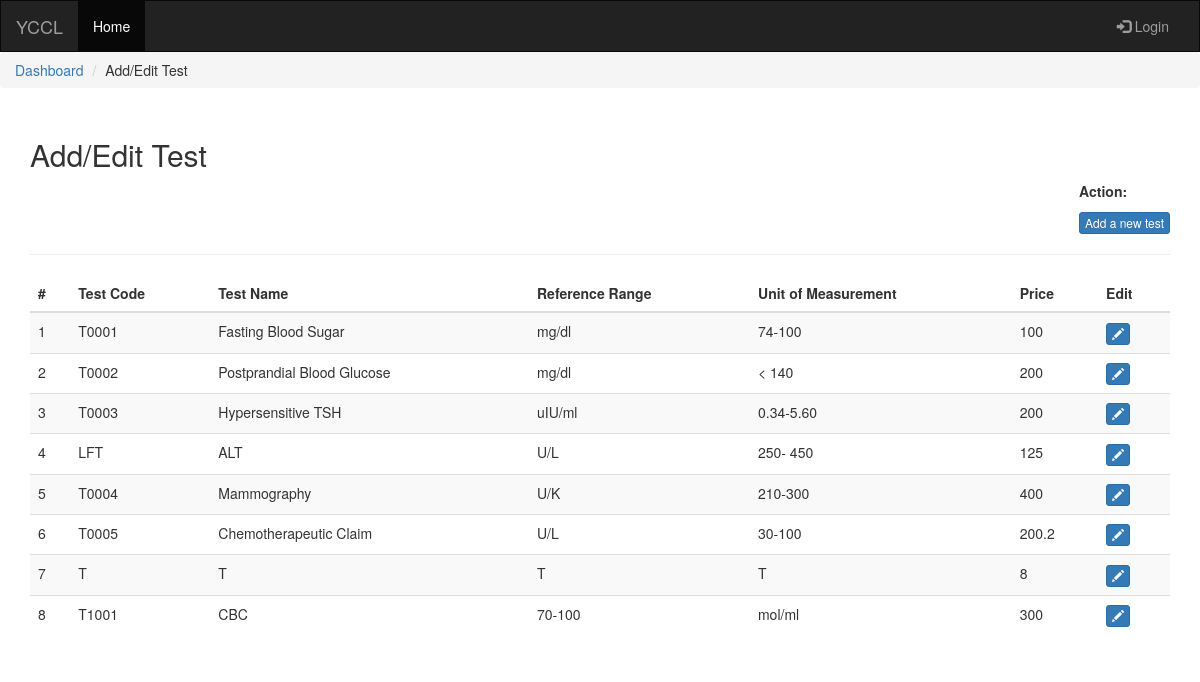
The app's page /list-test.php with its own data.
### tables this page shows
CREATE TABLE IF NOT EXISTS `test_details` (
  `test_id` int(11) NOT NULL AUTO_INCREMENT,
  `test_code` varchar(50) DEFAULT NULL,
  `test_name` varchar(500) DEFAULT NULL,
  `test_price` double DEFAULT NULL,
  `test_referencerange` varchar(50) DEFAULT NULL,
  `test_unit` varchar(50) DEFAULT NULL,
  `test_createdDate` timestamp NULL DEFAULT CURRENT_TIMESTAMP,
  `status` varchar(1) DEFAULT NULL,
  PRIMARY KEY (`test_id`)
);

### list-test.php (the view, shortened to what this page needs)
<!DOCTYPE html>
<html>
<?php include 'views/partials/header.php'?>
<body>
	<?php include 'views/partials/navbar.php'?>
	<ul class="breadcrumb">
		<li><a href="admin-dashboard.php">Dashboard</a></li>
		<li>Add/Edit Test</li>
	</ul>
	<div class="container yccl-mt-3">
		<h2>Add/Edit Test</h2>
		<div class="text-right">
			<div class="yccl-display-inlineblock text-left">
				<p class="yccl-mb-0"><strong>Action:</strong></p>
				<button class="btn btn-xs btn-primary" data-toggle="modal" data-target="#modalCreateForm">Add a new test</button>
			</div>
		</div><hr>
		<div class="table-responsive">
			<table class="table table-striped" id="tblPackages">
				<thead>
					<tr>
						<th>#</th>
						<th>Test Code</th>
						<th>Test Name</th>
						<th>Reference Range</th>
						<th>Unit of Measurement</th>
						<th>Price</th>
						<th>Edit</th>
					</tr>
				</thead>
				<tbody>
					<?php
						$i=0;
						$con = mysqli_connect("localhost","root","","yccl");
						$result = mysqli_query($con,"SELECT * FROM test_details");
						while($row = mysqli_fetch_array($result))
						{
							$i++;
							echo "<tr>";
							echo "<td>" . $i . "</td>";
							echo "<td>" . $row['test_code'] . "</td>";
							echo "<td>" . $row['test_name'] . "</td>";
							echo "<td>" . $row['test_referencerange'] . "</td>";
							echo "<td>" . $row['test_unit'] . "</td>";
							echo "<td>" . $row['test_price'] . "</td>";
							echo "
								<td>
									<button data-testcode='".$row['test_code']."' data-testname='".$row['test_name']."' data-testreferencerange='".$row['test_referencerange']."' data-testunit='".$row['test_unit']."' data-testprice='".$row['test_price']."' class='btn btn-xs btn-primary' id='editModalPackage'><span class='glyphicon glyphicon-pencil'></span></button>
								</td>
							";
							echo "</tr>";
						}
					?>
				</tbody>
			</table>
		</div>
	</div>
</body>
</html>

### assets/css/style.css (style rules this page uses)
.yccl-display-inlineblock { display: inline-block; }
.yccl-mt-3 { margin-top: 30px }

### records on screen
test_details: test_code "T0001", test_name "Fasting Blood Sugar", test_referencerange "mg/dl", test_unit "74-100", test_price "100"
test_details: test_code "T0002", test_name "Postprandial Blood Glucose", test_referencerange "mg/dl", test_unit "< 140", test_price "200"
test_details: test_code "T0003", test_name "Hypersensitive TSH", test_referencerange "uIU/ml", test_unit "0.34-5.60", test_price "200"
test_details: test_code "LFT", test_name "ALT", test_referencerange "U/L", test_unit "250- 450", test_price "125"
test_details: test_code "T0004", test_name "Mammography", test_referencerange "U/K", test_unit "210-300", test_price "400"
test_details: test_code "T0005", test_name "Chemotherapeutic Claim", test_referencerange "U/L", test_unit "30-100", test_price "200.2"
test_details: test_code "T", test_name "T", test_referencerange "T", test_unit "T", test_price "8"
test_details: test_code "T1001", test_name "CBC", test_referencerange "70-100", test_unit "mol/ml", test_price "300"
